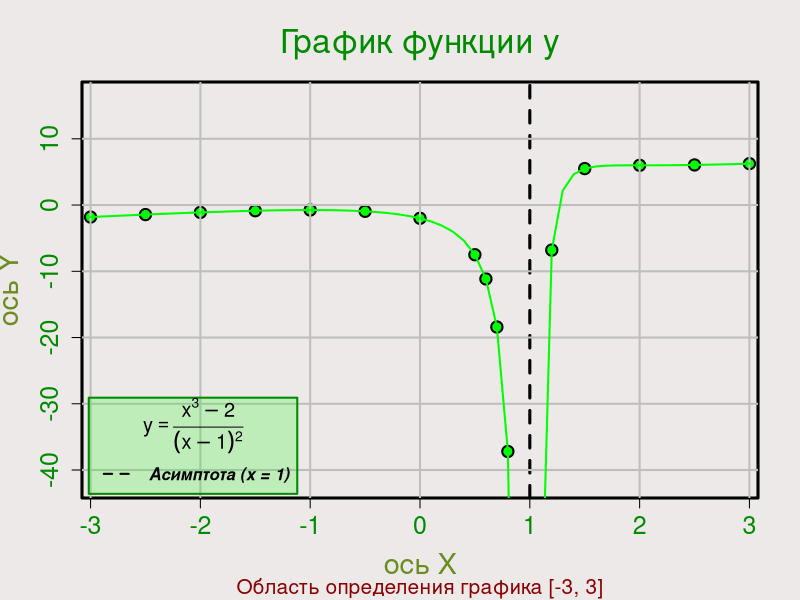
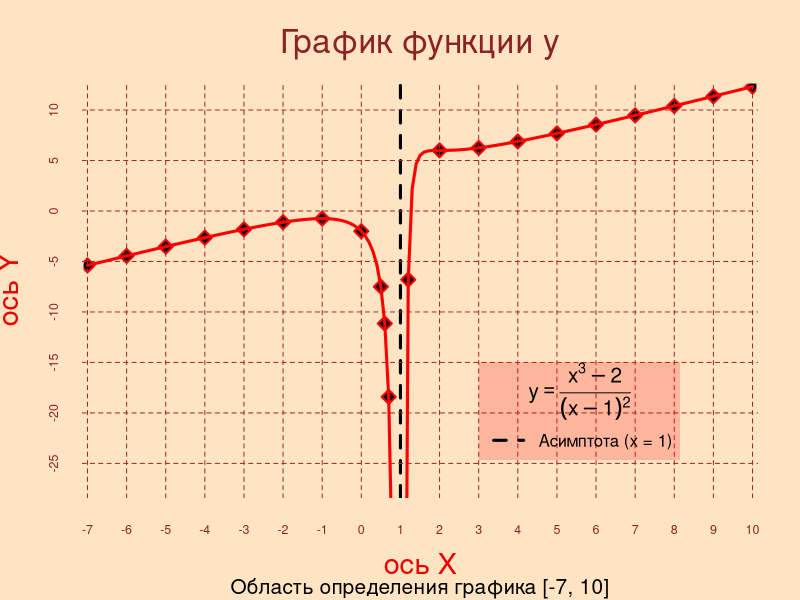
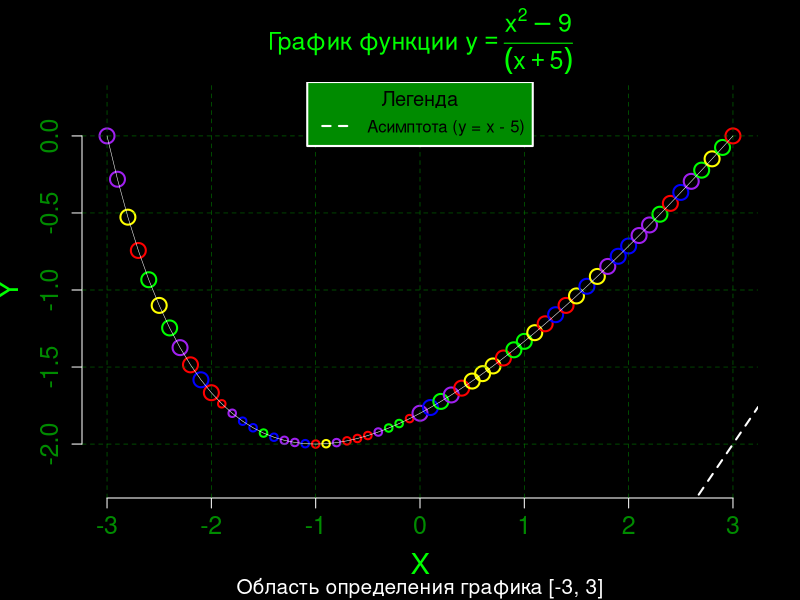
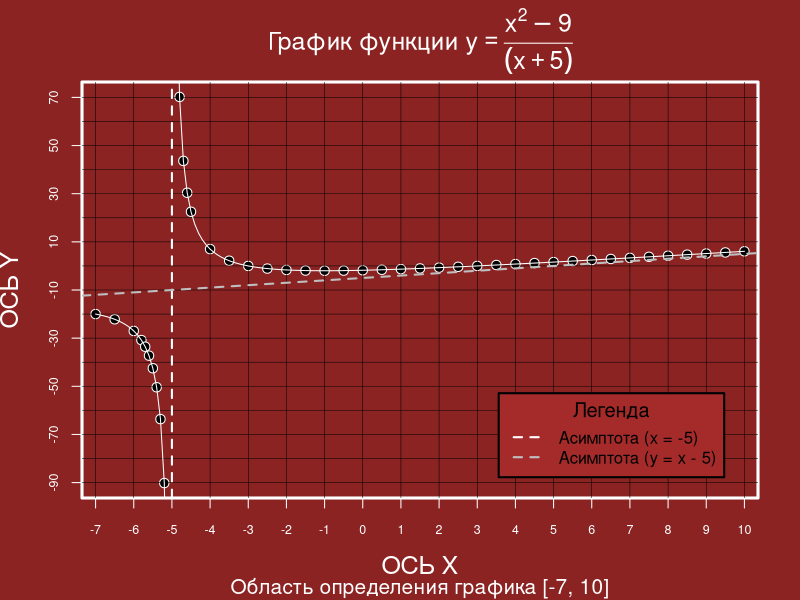
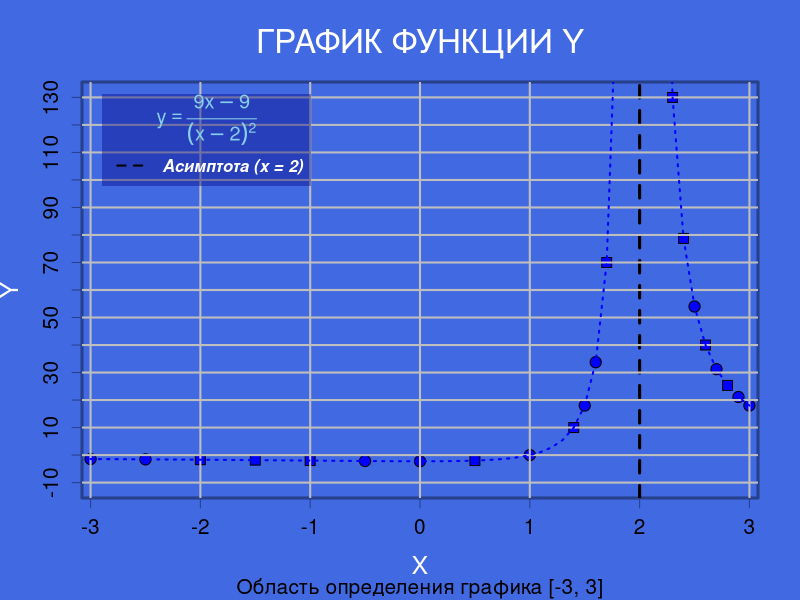
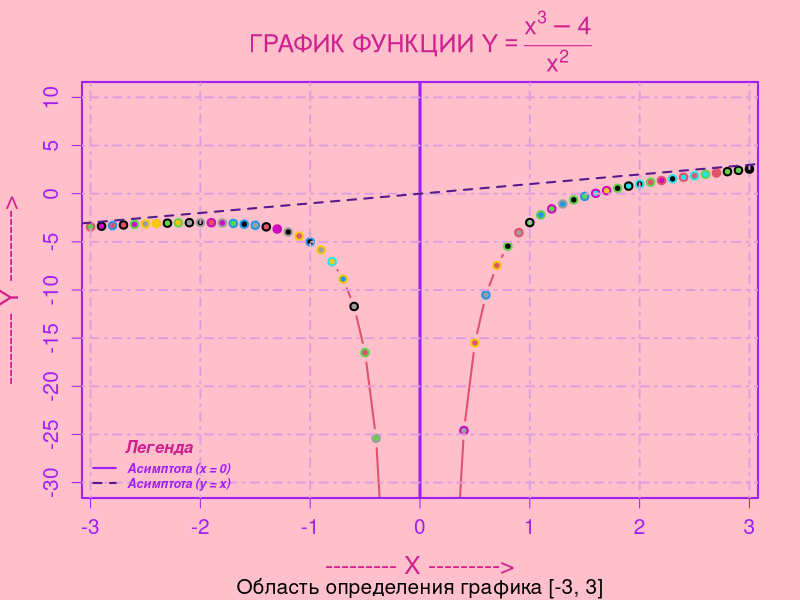
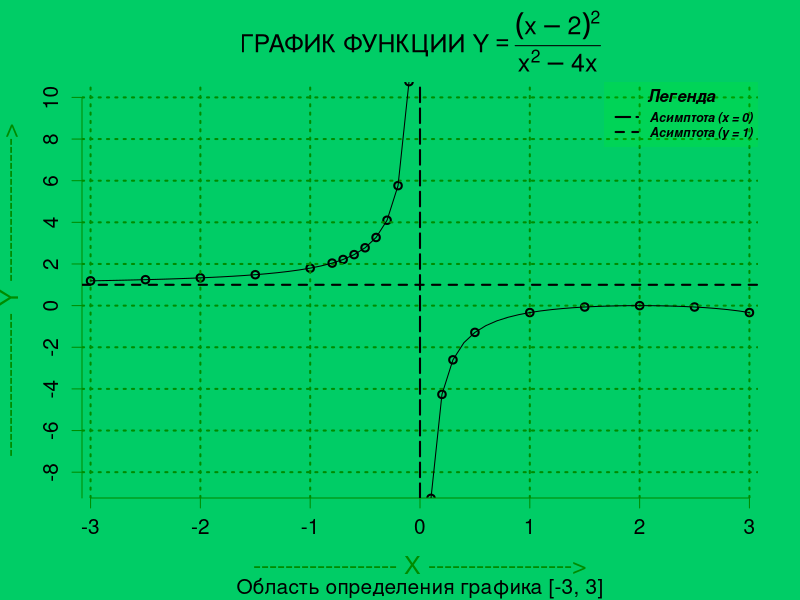

Reproduce these figures in R, in order.
mfun1 <- function(x) {
  return((x ^ 3 - 2) / (x - 1) ^ 2)
}
#ОТОБРАЖЕНИЕ ГРАФИКА [-3;3]
{
  x.data <- c(seq(-3, 3, by = 0.1))
  y.data <- mfun1(x = x.data)
  
  par(bg = 'snow2',
      fg = 'black',
      bty = 'O',
      lwd = 3)
  
  plot(
    x = x.data,
    y = y.data,
    col = 1,
    bg = 'green',
    type = 'p',
    cex = ifelse(x.data %% 0.5 == 0 | y.data < -6, 1.5, 0),
    pch = 21,
    lwd = 2,
    main = 'График функции y',
    cex.main = 2,
    col.main = 'green4',
    font.main = 8,
    xlab = 'ось X',
    ylab = 'ось Y',
    font.lab = 8,
    cex.lab = 1.75,
    col.lab = 'olivedrab',
    cex.axis = 1.5,
    col.axis = 'green4',
    font.axis = 8,
    sub = 'Область определения графика [-3, 3]',
    col.sub = 'red4',
    cex.sub = 1.25,
    font.sub = 8,
    ylim = c(-66.9 + 25, 6.25 + 10),
    xlim = c(-3 + 0.15, 3 - 0.15)
  )
  
  abline(v = 1,
         lwd = 3,
         lty = 2,
         col = 'black')
  
  abline(
    v = c(-3:0, 2:3),
    h = seq(-40, 10, by = 10),
    col = 'grey',
    lwd = 2,
    lty = 1
  )
  
  lines(
    x = x.data,
    y = y.data,
    col = 'green',
    lty = 1,
    lwd = 2
  )
  
  legend(
    x = 'bottomleft',
    inset = 0.01,
    legend = 'Асимптота (x = 1)',
    text.font = 4,
    cex = 1,
    title = expression('y' == frac(x ^ 3 - 2, (x - 1) ^ 2)),
    title.cex = 1.2,
    lwd = 2,
    lty = 2,
    bg = rgb(0, 1, 0, alpha = 0.2),
    box.lwd = 2,
    box.col = 'green4',
    box.lty = 1
  )
}

#ОТОБРАЖЕНИЕ ГРАФИКА [-7;10]
{
  x.data <- c(seq(-7, 10, by = 0.1))
  y.data <- mfun1(x = x.data)
  
  par(bg = 'bisque',
      fg = 'bisque',
      bty = 'O')
  
  plot(
    x = x.data,
    y = y.data,
    xaxp = c(-7, 10, 17),
    yaxp = c(-40, 20, 12),
    col = 'red',
    bg = 'black',
    type = 'p',
    cex = ifelse(x.data %% 1 == 0 | y.data < -6, 1.5, 0),
    pch = 23,
    lwd = 2,
    main = 'График функции y',
    cex.main = 2,
    col.main = 'brown4',
    font.main = 15,
    xlab = 'ось X',
    ylab = 'ось Y',
    font.lab = 15,
    cex.lab = 1.75,
    col.lab = 'red2',
    cex.axis = 0.75,
    col.axis = 'brown4',
    font.axis = 15,
    sub = 'Область определения графика [-7, 10]',
    col.sub = 'black',
    cex.sub = 1.25,
    font.sub = 15,
    ylim = c(-66.9 + 40, 6.25 + 5),
    xlim = c(-7 + 0.5, 10 - 0.5)
  )
  
  abline(v = 1,
         lwd = 3,
         lty = 2,
         col = 'black')
  
  abline(
    v = c(-7:0, 2:10),
    h = seq(-40, 20, by = 5),
    col = 'brown',
    lwd = 1,
    lty = 2
  )
  
  lines(
    x = x.data,
    y = y.data,
    col = 'red',
    lty = 1,
    lwd = 3
  )
  
  legend(
    x = 3,
    y = -15,
    legend = 'Асимптота (x = 1)',
    text.font = 15,
    text.col = 'black',
    title = expression('y' == frac(x ^ 3 - 2, (x - 1) ^ 2)),
    title.cex = 1.25,
    title.col = 'black',
    lwd = 3,
    lty = 2,
    cex = 1,
    col = 'black',
    bg = rgb(1, 0, 0, alpha = 0.2),
    box.col = rgb(1, 0, 0, alpha = 0),
  )
}

mfun2 <- function(x) {
  return((x ^ 2 - 9) / (x + 5))
}
#ОТОБРАЖЕНИЕ ГРАФИКА №2 [-3;3]
{
  x.data <- c(seq(-3, 3, by = 0.1))
  y.data <- mfun2(x = x.data)
  
  par(bg = 'black',
      fg = 'white',
      lwd = 2,
      bty = 'n')
  
  plot(
    x = x.data,
    y = y.data,
    col = sample(c('blue', 'red', 'yellow', 'purple', 'green'), size = length(x.data), replace = T),
    type = 'p',
    cex = ifelse(x.data <= - 2 | x.data >= 0, 2, 1),
    pch = 21,
    lwd = 2,
    main = expression('График функции y' == frac(x ^ 2 - 9, (x + 5))),
    cex.main = 1.5,
    col.main = 'green',
    xlab = 'X',
    ylab = 'Y',
    font.lab = 13,
    cex.lab = 1.75,
    col.lab = 'green',
    cex.axis = 1.5,
    col.axis = 'green4',
    font.axis = 13,
    sub = 'Область определения графика [-3, 3]',
    col.sub = 'white',
    cex.sub = 1.25,
    font.sub = 13,
    ylim = c(-2.25, 0.25)
  )
  
  abline(
    v = c(-3:3),
    h = seq(-2, 0, by = 0.5),
    col = 'green4',
    lwd = 0.5,
    lty = 2
  )
  
  abline(
    a = -5,
    b = 1,
    col = 'white',
    lty = 2,
    lwd = 2
  )
  
  lines(
    x = x.data,
    y = y.data,
    col = 'white',
    lty = 1,
    lwd = 0.5
  )
  
  legend(
    x = 'top',
    legend = 'Асимптота (y = x - 5)',
    text.font = 13,
    cex = 1,
    text.col = 'black',
    col = 'white',
    title = 'Легенда',
    title.cex = 1.2,
    lwd = 2,
    lty = 2,
    bg = 'green4',
    box.lwd = 2,
    box.lty = 1,
    box.col = 'white'
  )
}
#ОТОБРАЖЕНИЕ ГРАФИКА [-7;10]
{
  x.data <- c(seq(-7, 10, by = 0.1))
  y.data <- mfun2(x = x.data)
  
  par(bg = 'brown4',
      fg = 'white',
      lwd = 3,
      bty = 'O')
  
  plot(
    x = x.data,
    y = y.data,
    xaxp = c(-7, 10, 17),
    yaxp = c(-90, 70, 8),
    col = 'white',
    bg = 'black',
    type = 'p',
    cex = ifelse(x.data %% 0.5 == 0 | y.data <= -30 | y.data >= 20, 1.25, 0),
    pch = 21,
    lwd = 1,
    main = expression('График функции y' == frac(x ^ 2 - 9, (x + 5))),
    cex.main = 1.5,
    col.main = 'white',
    xlab = 'ОСЬ X',
    ylab = 'ОСЬ Y',
    font.lab = 7,
    cex.lab = 1.5,
    col.lab = 'white',
    cex.axis = 0.75,
    col.axis = 'white',
    font.axis = 7,
    sub = 'Область определения графика [-7, 10]',
    col.sub = 'white',
    cex.sub = 1.25,
    font.sub = 7,
    ylim = c(-90, 70),
    xlim = c(-7 + 0.3, 10 - 0.3)
  )
  
  abline(
    v = c(-7:-6, -4:10),
    h = seq(-170, 150, by = 10),
    col = 'black',
    lwd = 0.5,
    lty = 1
  )
  
  abline(v = -5,
         lwd = 2,
         lty = 2,
         col = 'white')
  
  abline(
    a = -5,
    b = 1,
    col = 'grey',
    lty = 2,
    lwd = 2
  )
  
  lines(
    x = x.data,
    y = y.data,
    col = 'white',
    lty = 1,
    lwd = 1
  )
  
  legend(
    x = 'bottomright',
    inset = 0.05,
    legend = c('Асимптота (x = -5)', 'Асимптота (y = x - 5)'),
    text.font = 7,
    cex = 1,
    text.col = 'black',
    col = c('white', 'grey'),
    title = 'Легенда',
    title.cex = 1.2,
    lwd = c(2, 2),
    lty = c(2, 2),
    bg = 'brown',
    box.lwd = 2,
    box.col = 'black',
    box.lty = 1
  )
}


mfun3 <- function(x) {
  return((9 * x - 9) / (x - 2) ^ 2)
}
#ОТОБРАЖЕНИЕ ГРАФИКА [-3;3]
{
  x.data <- c(seq(-3, 3, by = 0.1))
  y.data <- mfun3(x = x.data)
  
  par(bg = 'royalblue',
      fg = 'royalblue4',
      bty = 'O',
      lwd = 3)
  
  plot(
    x = x.data,
    y = y.data,
    yaxp = c(-10, 130, 14),
    col = 1,
    bg = 'blue',
    type = 'p',
    cex = ifelse(x.data %% 0.5 == 0 | y.data >= 10, 1.5, 0),
    pch = sample(x = c(21, 22), size = length(x.data), replace = T),
    lwd = 1,
    main = 'ГРАФИК ФУНКЦИИ Y',
    cex.main = 2,
    col.main = 'white',
    font.main = 6,
    xlab = 'X',
    ylab = 'Y',
    font.lab = 8,
    cex.lab = 1.5,
    col.lab = 'gray99',
    cex.axis = 1.25,
    col.axis = 'black',
    font.axis = 8,
    sub = 'Область определения графика [-3, 3]',
    col.sub = 'black',
    cex.sub = 1.25,
    font.sub = 8,
    ylim = c(-10, 130),
    xlim = c(-3 + 0.15, 3 - 0.15)
  )
  
  abline(v = 2,
         lwd = 3,
         lty = 2,
         col = 'black')
  
  abline(
    v = c(-3:1, 3:3),
    h = seq(-10, 150, by = 10),
    col = 'grey',
    lwd = 2,
    lty = 1
  )
  
  lines(
    x = x.data,
    y = y.data,
    col = 'blue',
    lty = 3,
    lwd = 2
  )
  
  legend(
    x = 'topleft',
    inset = 0.03,
    legend = 'Асимптота (x = 2)',
    text.font = 4,
    text.col = 'white',
    col = 'black',
    cex = 1,
    title = expression('y' == frac(9*x - 9, (x - 2) ^ 2)),
    title.cex = 1.2,
    title.col = 'skyblue',
    lwd = 2,
    lty = 2,
    bg = rgb(0, 0, 0.5, alpha = 0.4),
    box.col = rgb(0, 0, 0.5, alpha = 0)
  )
}

mfun4 <- function(x) {
  return((x ^ 3 - 4) / x ^ 2)
}
#ОТОБРАЖЕНИЕ ГРАФИКА [-3;3]
{
  x.data <- c(seq(-3, 3, by = 0.1))
  y.data <- mfun4(x = x.data)
  
  par(bg = 'pink',
      fg = 'purple',
      bty = 'O',
      lwd = 2)
  
  plot(
    x = x.data,
    y = y.data,
    yaxp = c(-30, 10, 8),
    col = c(sample(x = 1:657, size = length(x.data))),
    bg = c(sample(x = 1:657, size = length(x.data))),
    type = 'b',
    pch = 21,
    cex = 1,
    lwd = 2, 
    main = expression('ГРАФИК ФУНКЦИИ Y' == frac(x ^ 3 - 4, x ^ 2)),
    cex.main = 1.5,
    col.main = 'violetred',
    font.main = 6,
    xlab = '--------- X --------->',
    ylab = '--------- Y --------->',
    font.lab = 8,
    cex.lab = 1.5,
    col.lab = 'violetred',
    cex.axis = 1.25,
    col.axis = 'purple',
    font.axis = 8,
    sub = 'Область определения графика [-3, 3]',
    col.sub = 'black',
    cex.sub = 1.25,
    font.sub = 8,
    ylim = c(-30, 10),
    xlim = c(-3 + 0.15, 3 - 0.15)
  )
  
  abline(v = 0,
         lwd = 3,
         lty = 1,
         col = 'purple')
  
  abline(
    v = c(-3:-1, 1:3),
    h = seq(-30, 10, by = 5),
    col = 'plum',
    lwd = 2,
    lty = 4
  )
  
  abline(
    a = 0,
    b = 1,
    col = 'purple4',
    lty = 2,
    lwd = 2
  )
  
  legend(
    x = 'bottomleft',
    legend = c('Асимптота (x = 0)', 'Асимптота (y = x)'),
    text.font = 4,
    text.col = 'purple',
    col = c('purple', 'purple4'),
    cex = 0.75,
    title = 'Легенда',
    title.cex = 1,
    title.col = 'violetred',
    lwd = c(2, 2),
    lty = c(1, 2),
    bty = 'n'
  )
}

mfun5 <- function(x) {
  return((x - 2) ^ 2 / (x ^ 2 - 4 * x))
}
#ОТОБРАЖЕНИЕ ГРАФИКА [-3;3]
{
  x.data <- c(seq(-3, 3, by = 0.1))
  y.data <- mfun5(x = x.data)
  
  par(bg = 'springgreen3',
      fg = 'green4',
      bty = 'n',
      lwd = 1)
  
  plot(
    x = x.data,
    y = y.data,
    yaxp = c(-10, 10, 10),
    col = 1,
    type = 'p',
    pch = 21,
    cex = ifelse(x.data %% 0.5 == 0 | y.data <= -2 | y.data >= 2, 1, 0),
    lwd = 2, 
    main = expression('ГРАФИК ФУНКЦИИ Y' == frac((x - 2)^2, x ^ 2 - 4*x)),
    cex.main = 1.5,
    col.main = 'black',
    font.main = 6,
    xlab = '------------------ X ------------------>',
    ylab = '------------------ Y ------------------>',
    font.lab = 8,
    cex.lab = 1.5,
    col.lab = 'green4',
    cex.axis = 1.25,
    col.axis = 'black',
    font.axis = 8,
    sub = 'Область определения графика [-3, 3]',
    col.sub = 'black',
    cex.sub = 1.25,
    font.sub = 8,
    ylim = c(-8.5, 10),
    xlim = c(-3 + 0.15, 3 - 0.15)
  )
  
  abline(v = 0,
         lwd = 2,
         lty = 5,
         col = 'black')
  
  abline(
    v = c(-3:-1, 1:3),
    h = seq(-10, 10, by = 2),
    col = 'green4',
    lwd = 2,
    lty = 3
  )
  
  abline(
    h = 1,
    col = 'black',
    lty = 2,
    lwd = 2
  )
  
  lines(
    x = x.data,
    y = y.data,
    col = 'black',
    lty = 1,
    lwd = 1
  )
  
  legend(
    x = 'topright',
    legend = c('Асимптота (x = 0)', 'Асимптота (y = 1)'),
    text.font = 4,
    text.col = 'black',
    col = 'black',
    cex = 0.75,
    title = 'Легенда',
    title.cex = 1,
    title.col = 'black',
    lwd = 2,
    lty = c(5, 2),
    box.col = rgb(0, 1, 0, alpha = 0), 
    bg = rgb(0, 1, 0, alpha = 0.15)
  )
}